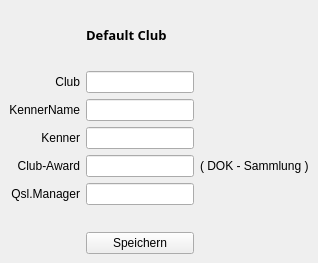
     <widget class="QWidget" name="tab_3">
      <attribute name="title">
       <string>Club     </string>
      </attribute>
      <layout class="QGridLayout">
       <property name="margin">
        <number>9</number>
       </property>
       <property name="spacing">
        <number>6</number>
       </property>
       <item row="7" column="2">
        <spacer>
         <property name="orientation">
          <enum>Qt::Horizontal</enum>
         </property>
         <property name="sizeHint" stdset="0">
          <size>
           <width>40</width>
           <height>20</height>
          </size>
         </property>
        </spacer>
       </item>
       <item row="6" column="2">
        <widget class="QLabel" name="label_27">
         <property name="font">
          <font>
           <weight>50</weight>
           <bold>false</bold>
          </font>
         </property>
         <property name="text">
          <string>( DOK - Sammlung )</string>
         </property>
        </widget>
       </item>
       <item row="5" column="2">
        <spacer>
         <property name="orientation">
          <enum>Qt::Horizontal</enum>
         </property>
         <property name="sizeHint" stdset="0">
          <size>
           <width>40</width>
           <height>20</height>
          </size>
         </property>
        </spacer>
       </item>
       <item row="4" column="2">
        <spacer>
         <property name="orientation">
          <enum>Qt::Horizontal</enum>
         </property>
         <property name="sizeHint" stdset="0">
          <size>
           <width>40</width>
           <height>20</height>
          </size>
         </property>
        </spacer>
       </item>
       <item row="3" column="2">
        <spacer>
         <property name="orientation">
          <enum>Qt::Horizontal</enum>
         </property>
         <property name="sizeHint" stdset="0">
          <size>
           <width>40</width>
           <height>20</height>
          </size>
         </property>
        </spacer>
       </item>
       <item row="7" column="0">
        <widget class="QLabel" name="label_26">
         <property name="font">
          <font>
           <weight>50</weight>
           <bold>false</bold>
          </font>
         </property>
         <property name="text">
          <string>Qsl.Manager</string>
         </property>
         <property name="alignment">
          <set>Qt::AlignRight|Qt::AlignTrailing|Qt::AlignVCenter</set>
         </property>
        </widget>
       </item>
       <item row="6" column="0">
        <widget class="QLabel" name="label_25">
         <property name="font">
          <font>
           <weight>50</weight>
           <bold>false</bold>
          </font>
         </property>
         <property name="text">
          <string>Club-Award</string>
         </property>
         <property name="alignment">
          <set>Qt::AlignRight|Qt::AlignTrailing|Qt::AlignVCenter</set>
         </property>
        </widget>
       </item>
       <item row="5" column="0">
        <widget class="QLabel" name="label_24">
         <property name="text">
          <string>Kenner</string>
         </property>
         <property name="alignment">
          <set>Qt::AlignRight|Qt::AlignTrailing|Qt::AlignVCenter</set>
         </property>
        </widget>
       </item>
       <item row="7" column="1">
        <widget class="QLineEdit" name="wQslMgr">
         <property name="font">
          <font>
           <weight>50</weight>
           <bold>false</bold>
          </font>
         </property>
        </widget>
       </item>
       <item row="6" column="1">
        <widget class="QLineEdit" name="wAwd">
         <property name="font">
          <font>
           <weight>50</weight>
           <bold>false</bold>
          </font>
         </property>
        </widget>
       </item>
       <item row="5" column="1">
        <widget class="QLineEdit" name="wKenner">
         <property name="font">
          <font>
           <weight>50</weight>
           <bold>false</bold>
          </font>
         </property>
        </widget>
       </item>
       <item row="2" column="1">
        <spacer>
         <property name="orientation">
          <enum>Qt::Horizontal</enum>
         </property>
         <property name="sizeHint" stdset="0">
          <size>
           <width>40</width>
           <height>20</height>
          </size>
         </property>
        </spacer>
       </item>
       <item row="1" column="1">
        <widget class="QLabel" name="label_21">
         <property name="font">
          <font>
           <family>Sans Serif</family>
           <pointsize>10</pointsize>
           <weight>75</weight>
           <bold>true</bold>
          </font>
         </property>
         <property name="text">
          <string>Default Club</string>
         </property>
        </widget>
       </item>
       <item row="9" column="0">
        <spacer>
         <property name="orientation">
          <enum>Qt::Horizontal</enum>
         </property>
         <property name="sizeHint" stdset="0">
          <size>
           <width>40</width>
           <height>20</height>
          </size>
         </property>
        </spacer>
       </item>
       <item row="9" column="1">
        <widget class="QPushButton" name="ClubButton">
         <property name="focusPolicy">
          <enum>Qt::NoFocus</enum>
         </property>
         <property name="text">
          <string>Speichern</string>
         </property>
        </widget>
       </item>
       <item row="9" column="2">
        <spacer>
         <property name="orientation">
          <enum>Qt::Horizontal</enum>
         </property>
         <property name="sizeHint" stdset="0">
          <size>
           <width>40</width>
           <height>20</height>
          </size>
         </property>
        </spacer>
       </item>
       <item row="8" column="1">
        <spacer>
         <property name="orientation">
          <enum>Qt::Vertical</enum>
         </property>
         <property name="sizeHint" stdset="0">
          <size>
           <width>20</width>
           <height>21</height>
          </size>
         </property>
        </spacer>
       </item>
       <item row="4" column="1">
        <widget class="QLineEdit" name="wKennerType">
         <property name="font">
          <font>
           <weight>50</weight>
           <bold>false</bold>
          </font>
         </property>
        </widget>
       </item>
       <item row="3" column="1">
        <widget class="QLineEdit" name="wClub">
         <property name="font">
          <font>
           <weight>50</weight>
           <bold>false</bold>
          </font>
         </property>
        </widget>
       </item>
       <item row="3" column="0">
        <widget class="QLabel" name="label_22">
         <property name="text">
          <string>Club</string>
         </property>
         <property name="alignment">
          <set>Qt::AlignRight|Qt::AlignTrailing|Qt::AlignVCenter</set>
         </property>
        </widget>
       </item>
       <item row="4" column="0">
        <widget class="QLabel" name="label_23">
         <property name="font">
          <font>
           <weight>50</weight>
           <bold>false</bold>
          </font>
         </property>
         <property name="text">
          <string>KennerName</string>
         </property>
         <property name="alignment">
          <set>Qt::AlignRight|Qt::AlignTrailing|Qt::AlignVCenter</set>
         </property>
        </widget>
       </item>
       <item row="0" column="1">
        <spacer>
         <property name="orientation">
          <enum>Qt::Vertical</enum>
         </property>
         <property name="sizeHint" stdset="0">
          <size>
           <width>20</width>
           <height>16</height>
          </size>
         </property>
        </spacer>
       </item>
       <item row="1" column="2">
        <spacer>
         <property name="orientation">
          <enum>Qt::Horizontal</enum>
         </property>
         <property name="sizeHint" stdset="0">
          <size>
           <width>40</width>
           <height>20</height>
          </size>
         </property>
        </spacer>
       </item>
       <item row="1" column="0">
        <spacer>
         <property name="orientation">
          <enum>Qt::Horizontal</enum>
         </property>
         <property name="sizeHint" stdset="0">
          <size>
           <width>40</width>
           <height>20</height>
          </size>
         </property>
        </spacer>
       </item>
      </layout>
     </widget>
